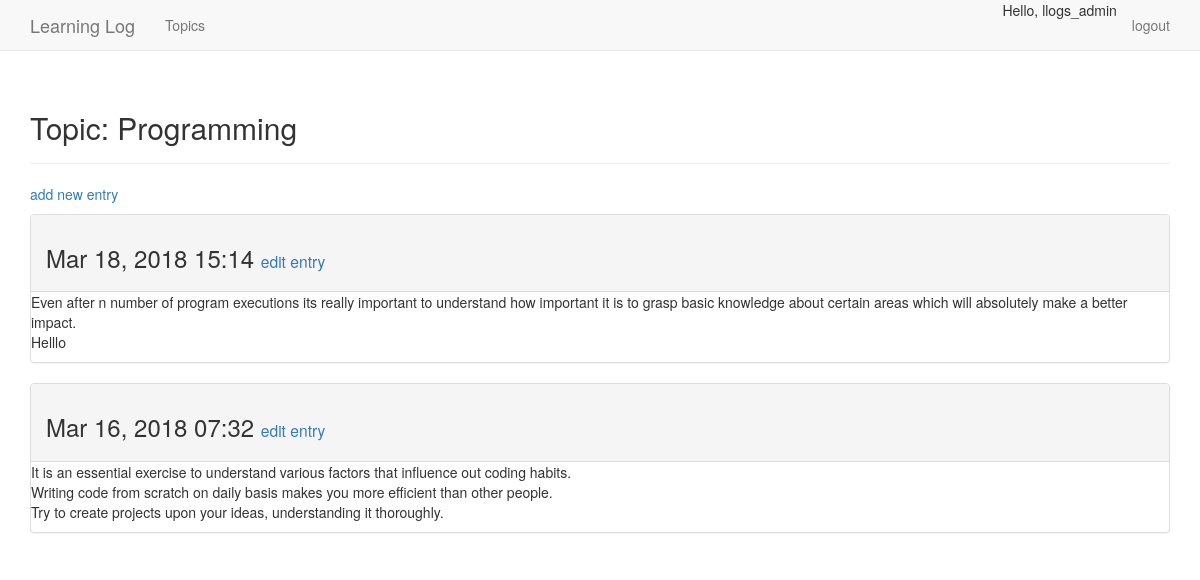
/topics/1 (signed in), run on the app's committed database.
### learning_logs/models.py (models this page shows, shortened)
class Topic(models.Model):
    text = models.CharField(max_length = 200)
    date_added = models.DateTimeField(auto_now_add = True)
    owner = models.ForeignKey(User)
    def __str__(self):
        return self.text

class Entry(models.Model):
    topic = models.ForeignKey(Topic)
    text = models.TextField()
    date_added = models.DateTimeField(auto_now_add=True)
    class Meta:
        verbose_name_plural = "entries"

### learning_logs/views.py (the view)
# urls.py: url(r'^topics/(?P<topic_id>\d+)$', views.topic, name='topic'),
@login_required
def topic(request, topic_id):
    topic = Topic.objects.get(id=topic_id)
    if topic.owner != request.user:
        raise Http404
    entries = topic.entry_set.order_by("-date_added")
    context = {"topic": topic, "entries": entries}
    return render(request, "learning_logs/topic.html", context)

### learning_logs/templates/learning_logs/topic.html
{% extends "learning_logs/base.html" %}
{% block header %}
  <h2>Topic: {{ topic }}</h2>
{% endblock header %}
{% block content %}
<p> <a href="{% url "learning_logs:new_entry" topic.id %}">add new entry</a></p>
  {% for entry in entries %}
  <div class="panel panel-default">
    <div class="panel-heading">
        <h3>
          {{ entry.date_added|date:'M d, Y H:i' }}
          <small>
              <a href="{% url "learning_logs:edit_entry" entry.id %}">edit entry</a>
          </small>
          </h3>
    </div>
    <div class="">
        {{ entry.text | linebreaks }}
    </div>
  </div>
{% empty %}
    There are no entries for this topic yet.
  {% endfor %}
{% endblock content %}

### learning_logs/templates/learning_logs/base.html (shortened to what this page needs)
{% load bootstrap3 %}
<!DOCTYPE html>
<html>
  <head>
    {% bootstrap_css %}
  </head>
  <body>
    <nav class="navbar navbar-default navbar-static-top">
      <div class="container">
        <div class="navbar-header">
          <a class="navbar-brand" href="{% url "learning_logs:index" %}">Learning Log</a>
        </div>
        <div id="navbar" class="navbar-collapse collapse">
          <ul class="nav navbar-nav">
            <li> <a href="{% url "learning_logs:topics"  %}">Topics</a></li>
          </ul>
          <ul class="nav navbar-right navbar-nav">
            {% if user.is_authenticated %}
            <li> Hello, {{ user.username}} </li>
            <li> <a href="{% url "users:logout" %}">logout</a></li>
            {% else %}
            <li><a href="{% url "users:register" %}">register</a></li>
            <li><a href="{% url "users:login" %}">Login</a></li>
             {% endif %}
          </ul>
        </div>
      </div>
    </nav>
    <div class="container">
      <div class="page-header">
        {% block header %} {% endblock header %}
      </div>
      <div>
        {% block content %}{% endblock content%}
      </div>
    </div>
  </body>
</html>

### data on the page
Topic: text "Programming"
Entry: date_added "Mar 18, 2018 15:14", text "Even after n number of program executions its really important to understand how important it is to grasp basic knowledge about certain areas which will absolutely make a better impact. Helllo"
Entry: date_added "Mar 16, 2018 07:32", text "It is an essential exercise to understand various factors that influence out coding habits. Writing code from scratch on daily basis makes you more efficient than other people. Try to create projects upon your ideas, understanding it thoroughly."

### other printed values
{{ user.username }} "llogs_admin"
